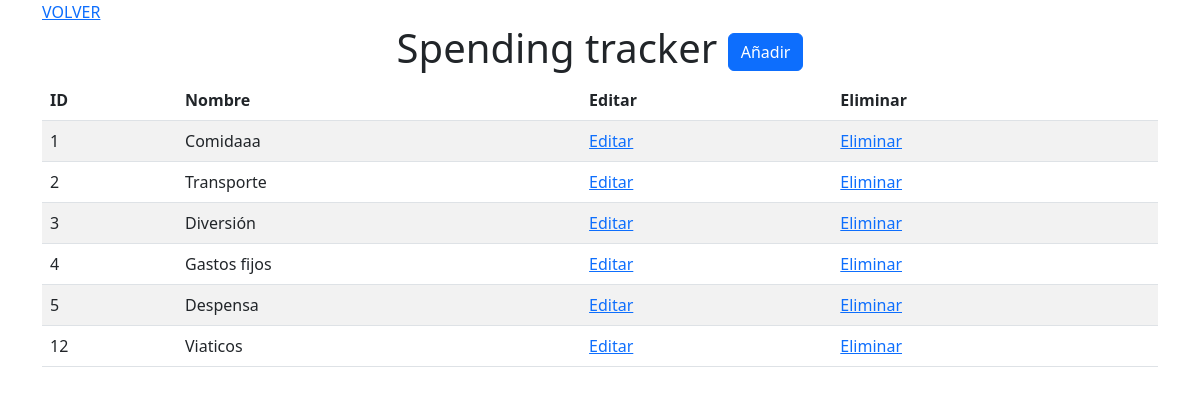
Page /categorias/index.php (signed in) on the committed database.
### tables this page shows
CREATE TABLE `gastos_categorias` (
  `id` int(10) NOT NULL,
  `nombre` varchar(30) NOT NULL
);

### categorias/index.php (the view, shortened to what this page needs)
<?php
require_once("../lib/connect.php");
$query_gastos = "SELECT * FROM gastos_categorias";
$result = $connect->query($query_gastos);
?>
<!DOCTYPE html>
<html lang="en">
<head>
    <link href="https://cdn.jsdelivr.net/npm/bootstrap@5.2.2/dist/css/bootstrap.min.css" rel="stylesheet">
</head>
<body>
    <div class="container">
        <div class="row">
            <div class="col">
                <a href="../menu.php">VOLVER</a>
                <h1 align="center">Spending tracker <a href="insert_form.php" class="btn btn-primary">Añadir</a></h1>
            </div>
        </div>
        <div class="row">
            <div class="col">
                <table class="table table-hover table-striped">
                    <thead>
                    <tr>
                        <th>ID</th>
                        <th>Nombre</th>
                        <th>Editar</th>
                        <th>Eliminar</th>
                    </tr>
                    </thead>
                    <tbody>
                        <?php while ($row = $result->fetch_assoc()) {?>
                        <tr>
                            <td><?php echo $row['id']?></td>
                            <td><?php echo $row['nombre']?></td>
                            <td><a href="update_form.php/?id=<?php echo$row['id'];?>">Editar</a></td>
                            <td><a href="delete_query.php/?id=<?php echo$row['id'];?>">Eliminar</a></td>
                        </tr>
                        <?php } ?>
                    </tbody>
                </table>
            </div>
        </div>
    </div>
</body>
</html>

### rows in the picture
gastos_categorias: id "1", nombre "Comidaaa"
gastos_categorias: id "2", nombre "Transporte"
gastos_categorias: id "3", nombre "Diversión"
gastos_categorias: id "4", nombre "Gastos fijos"
gastos_categorias: id "5", nombre "Despensa"
gastos_categorias: id "12", nombre "Viaticos"
